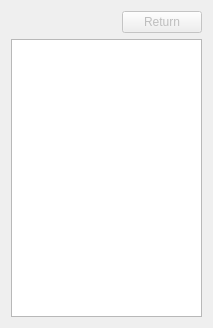
<?xml version="1.0" encoding="UTF-8"?>
<ui version="4.0">
 <class>CallWatcher</class>
 <widget class="QWidget" name="CallWatcher">
  <property name="geometry">
   <rect>
    <x>0</x>
    <y>0</y>
    <width>213</width>
    <height>328</height>
   </rect>
  </property>
  <property name="windowTitle">
   <string>Form</string>
  </property>
  <layout class="QGridLayout" name="gridLayout">
   <item row="0" column="1">
    <widget class="QPushButton" name="btnReturn">
     <property name="enabled">
      <bool>false</bool>
     </property>
     <property name="text">
      <string>Return</string>
     </property>
    </widget>
   </item>
   <item row="0" column="0">
    <spacer name="horizontalSpacer">
     <property name="orientation">
      <enum>Qt::Horizontal</enum>
     </property>
     <property name="sizeHint" stdset="0">
      <size>
       <width>40</width>
       <height>20</height>
      </size>
     </property>
    </spacer>
   </item>
   <item row="1" column="0" colspan="2">
    <widget class="QListWidget" name="lstCalls"/>
   </item>
  </layout>
 </widget>
 <resources/>
 <connections/>
</ui>
